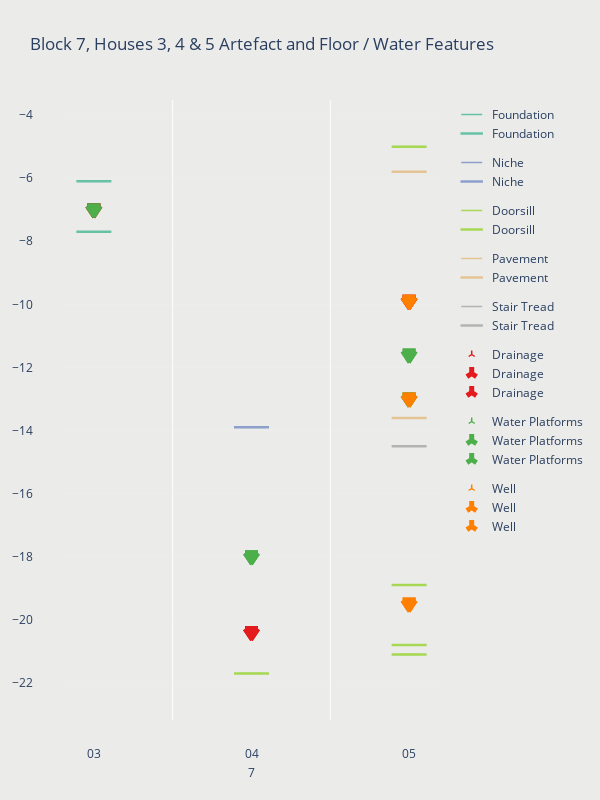

This figure's notebook cell:
### Code cell
#LAYOUT
ff.update_layout( #Style Layout
    width = 600 , height = 800 ,
    hoverlabel=dict(
        bgcolor="white", 
        font_size=11, 
        font_family="Corbel"
    ),
    showlegend=True,
    dragmode = 'zoom',
    hovermode = 'closest',
    hoverdistance = 60,
    plot_bgcolor = '#ebebea',
    paper_bgcolor = '#ebebea',
    title = 'Block 7, Houses 3, 4 & 5 Artefact and Floor / Water Features',
    margin=dict(l=50,r=50,b=80,t=100, pad=25 ),
    xaxis = dict(
        gridcolor = "rgb(255, 255, 255,0.5)",
        showgrid = True),
    yaxis = dict(
        gridcolor = "rgb(255, 255, 255,0.5)",
        gridwidth = 0.1)
    )

ff.show()
